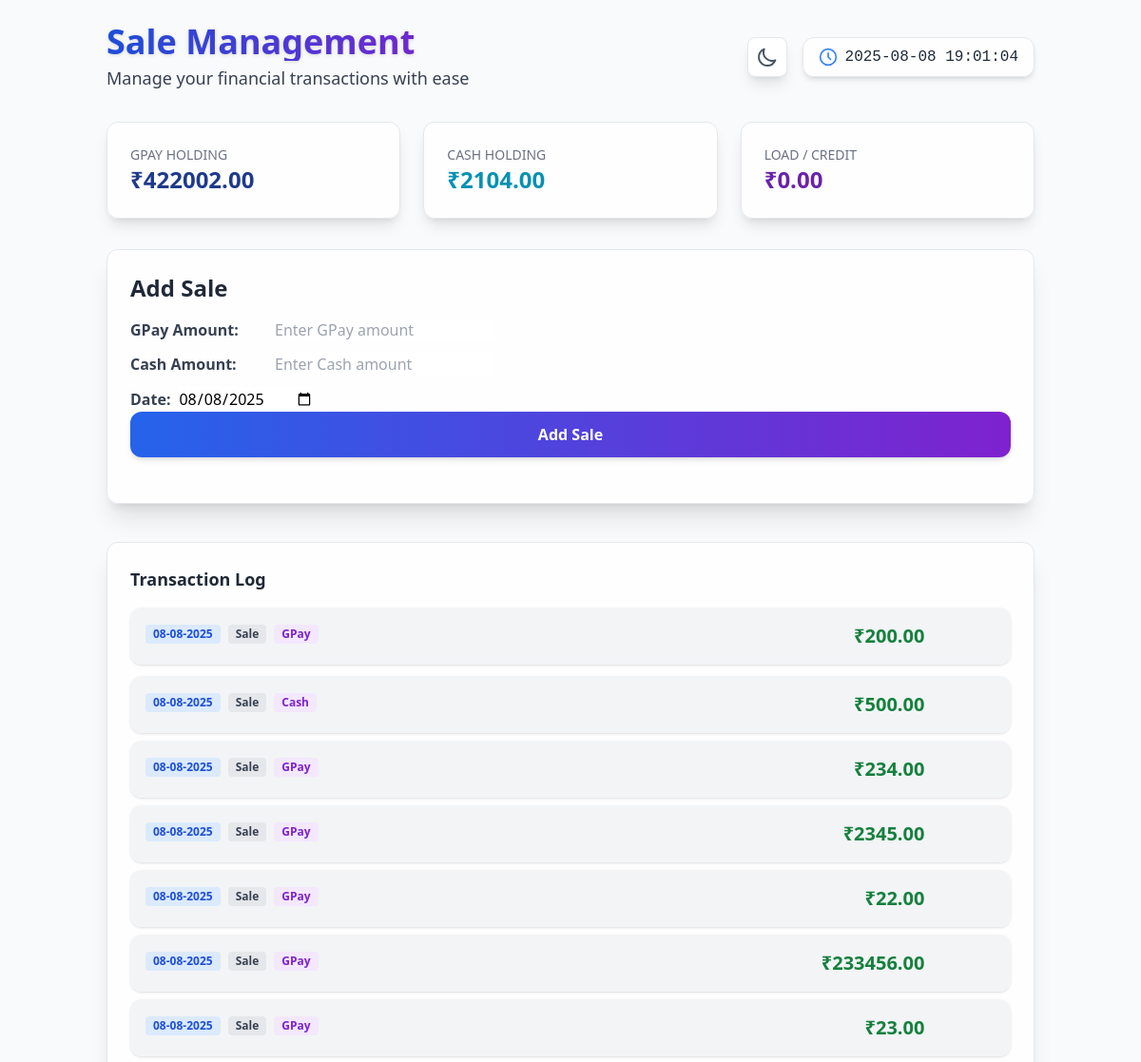
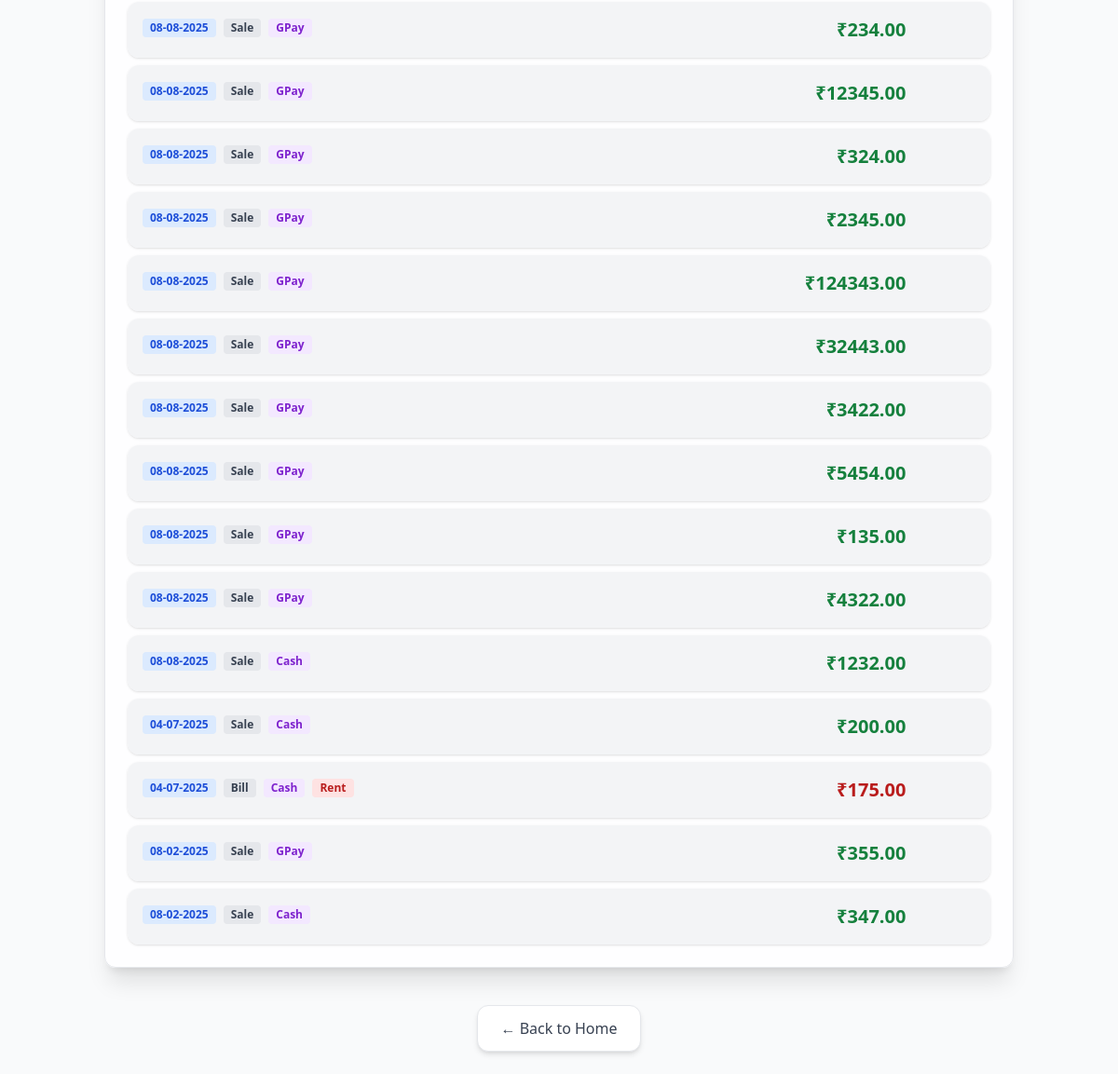
/sales/ (signed in), run on the app's committed database (2 pictures, top to bottom).
### accounts/models.py (models this page shows, shortened)
class Shop(models.Model):
    owner = models.OneToOneField(User, on_delete=models.CASCADE)
    shop_name = models.CharField(max_length=255)
    unique_id = models.CharField(max_length=10, unique=True)
    holding_gpay = models.DecimalField(max_digits=12, decimal_places=2, default=0)
    holding_cash = models.DecimalField(max_digits=12, decimal_places=2, default=0)
    credit = models.DecimalField(max_digits=12, decimal_places=2, default=0)

class Transaction(models.Model):
    TRANSACTION_TYPE_CHOICES = [
        ('sale', 'Sale'),
        ('bill', 'Bill'),
    ]
    PAYMENT_MODE_CHOICES = [
        ('GPay', 'GPay'),
        ('Cash', 'Cash'),
    ]
    shop = models.ForeignKey(Shop, on_delete=models.CASCADE)
    date = models.DateField()
    type = models.CharField(max_length=10, choices=TRANSACTION_TYPE_CHOICES)
    category = models.CharField(max_length=100)
    amount = models.DecimalField(max_digits=10, decimal_places=2)  # <-- ADD THIS LINE
    mode_of_payment = models.CharField(max_length=10, choices=PAYMENT_MODE_CHOICES)

### accounts/views.py (the view)
# urls.py: path('sales/', views.add_sale, name='add_sale'),
@login_required
def add_sale(request):
    try:
        shop = Shop.objects.get(owner=request.user)
    except Shop.DoesNotExist:
        messages.error(request, "You do not have a shop. Please contact admin.")
        return redirect('home')
    if request.method == 'POST':
        form = SaleForm(request.POST)
        if form.is_valid():
            gpay = form.cleaned_data.get('gpay_amount')
            cash = form.cleaned_data.get('cash_amount')
            date = form.cleaned_data.get('date')
            if gpay:
                Transaction.objects.create(
                    shop=shop, date=date, type='sale', category='Sale', amount=gpay, mode_of_payment='GPay'
                )
                shop.holding_gpay += gpay
            if cash:
                Transaction.objects.create(
                    shop=shop, date=date, type='sale', category='Sale', amount=cash, mode_of_payment='Cash'
                )
                shop.holding_cash += cash
            shop.save()
            messages.success(request, "Sale entry added successfully.")
            return redirect('add_sale')
    else:
        form = SaleForm()
    logs = Transaction.objects.filter(shop=shop).order_by('-date')
    total_count = logs.count()
    return render(request, 'accounts/add_sale.html', {
        'form': form,
        'logs': logs,
        'total_count': total_count,
        'now': timezone.now(),
        'shop': shop,
    })

### accounts/forms.py
class SaleForm(forms.Form):
    gpay_amount = forms.DecimalField(
        label="GPay Amount",
        max_digits=10,
        decimal_places=2,
        required=False,
        widget=forms.NumberInput(attrs={'placeholder': 'Enter GPay amount'})
    )
    cash_amount = forms.DecimalField(
        label="Cash Amount",
        max_digits=10,
        decimal_places=2,
        required=False,
        widget=forms.NumberInput(attrs={'placeholder': 'Enter Cash amount'})
    )
    date = forms.DateField(
        label="Date",
        initial=datetime.date.today,
        widget=forms.DateInput(attrs={'type': 'date', 'placeholder': 'Select date'}),
        required=True
    )

### accounts/templates/accounts/add_sale.html (shortened to what this page needs)
<!DOCTYPE html>
<html lang="en" class="light">
<head>
  <script src="https://cdn.tailwindcss.com"></script>
</head>
<body class="min-h-screen bg-gray-50 dark:bg-gray-900 transition-colors duration-300">
  <div class="relative z-10 container mx-auto p-6">
    <div class="flex justify-between items-center mb-8">
      <div>
        <h1 class="text-4xl font-bold text-transparent bg-gradient-to-r from-blue-700 to-purple-700 bg-clip-text drop-shadow">
        </h1>
        <p class="text-gray-700 dark:text-gray-300 text-lg mt-1">Manage your financial transactions with ease</p>
      </div>
      <div class="flex items-center gap-4">
        <button onclick="toggleDarkMode()"
                class="p-2 rounded-lg bg-white dark:bg-gray-800 shadow-lg border border-gray-200 dark:border-gray-700 hover:scale-105 transition-all duration-200">
          <svg class="w-6 h-6 text-gray-600 dark:text-gray-300" fill="none" stroke="currentColor" viewBox="0 0 24 24">
            <path stroke-linecap="round" stroke-linejoin="round" stroke-width="2" d="M20.354 15.354A9 9 0 018.646 3.646 9.003 9.003 0 0012 21a9.003 9.003 0 008.354-5.646z" />
          </svg>
        </button>
        <div class="flex items-center gap-2 bg-white/80 dark:bg-gray-800/80 backdrop-blur-lg px-4 py-2 rounded-xl shadow-md border border-gray-200 dark:border-gray-700">
          <svg class="w-5 h-5 text-blue-500" fill="none" stroke="currentColor" stroke-width="2" viewBox="0 0 24 24">
            <circle cx="12" cy="12" r="10" stroke="currentColor" stroke-width="2" fill="none"/>
            <path stroke-linecap="round" stroke-linejoin="round" d="M12 7v5l3 3" />
          </svg>
          <span id="live-time" class="font-mono text-gray-800 dark:text-gray-200"></span>
        </div>
      </div>
    </div>
    <div class="grid grid-cols-1 md:grid-cols-3 gap-6 mb-8">
      <div class="bg-white/90 dark:bg-gray-800/90 rounded-xl p-6 shadow-lg border border-gray-200 dark:border-gray-700">
        <p class="text-sm text-gray-500 dark:text-gray-400 uppercase">GPay Holding</p>
        <p class="text-2xl font-bold text-blue-900 dark:text-blue-400">₹{{ shop.holding_gpay }}</p>
      </div>
      <div class="bg-white/90 dark:bg-gray-800/90 rounded-xl p-6 shadow-lg border border-gray-200 dark:border-gray-700">
        <p class="text-sm text-gray-500 dark:text-gray-400 uppercase">Cash Holding</p>
        <p class="text-2xl font-bold text-cyan-600 dark:text-cyan-400">₹{{ shop.holding_cash }}</p>
      </div>
      <div class="bg-white/90 dark:bg-gray-800/90 rounded-xl p-6 shadow-lg border border-gray-200 dark:border-gray-700">
        <p class="text-sm text-gray-500 dark:text-gray-400 uppercase">Load / Credit</p>
        <p class="text-2xl font-bold text-purple-800 dark:text-purple-400">₹{{ shop.credit }}</p>
      </div>
    </div>
    <div class="grid grid-cols-1 gap-10">
      <div>
        <div class="bg-white/90 dark:bg-gray-800/90 p-6 rounded-xl shadow-xl border border-gray-200 dark:border-gray-700">
          <h2 class="text-2xl font-bold mb-4 text-gray-800 dark:text-gray-200">Add Sale</h2>
          <form method="post" class="mb-6">
            <div class="space-y-3">
              <div class="flex items-center gap-2">
                <span class="font-semibold w-36 text-gray-700 dark:text-gray-300">GPay Amount:</span>
                {{ form.gpay_amount }}
              </div>
              <div class="flex items-center gap-2">
                <span class="font-semibold w-36 text-gray-700 dark:text-gray-300">Cash Amount:</span>
                {{ form.cash_amount }}
              </div>
              <div class="flex items-center gap-2">
                <span class="font-semibold text-gray-700 dark:text-gray-300">{{ form.date.label_tag }}</span>
                {{ form.date }}
              </div>
            </div>
            <button type="submit"
              class="w-full bg-gradient-to-r from-blue-600 to-purple-700 text-white font-bold py-3 rounded-xl hover:scale-105 shadow-md transition-all duration-300">
              Add Sale
            </button>
          </form>
        </div>
      </div>
      <div>
        <div class="bg-white/90 dark:bg-gray-800/90 p-6 rounded-xl shadow-xl border border-gray-200 dark:border-gray-700">
          <h3 class="text-lg font-bold mb-4 text-gray-800 dark:text-gray-200">Transaction Log</h3>
          <div id="transactions-container" class="space-y-2">
            {% for log in logs %}
              <div id="transaction-{{ log.id }}" class="log-item bg-gradient-to-r from-gray-100 to-gray-100 dark:from-gray-700 dark:to-gray-800 rounded-xl p-4 mb-3 shadow transition hover:scale-[1.01] hover:shadow-lg relative">
                <div class="flex justify-between items-center">
                  <div class="flex flex-wrap items-center gap-2 text-xs text-gray-500 dark:text-gray-400 mb-1">
                    <span class="inline-block px-2 py-0.5 rounded bg-blue-100 dark:bg-blue-900 text-blue-700 dark:text-blue-300 font-semibold">
                      {{ log.date|date:"d-m-Y" }}
                    </span>
                    <span class="inline-block px-2 py-0.5 rounded bg-gray-200 dark:bg-gray-700 text-gray-700 dark:text-gray-300 font-semibold capitalize">
                      {{ log.type }}
                    </span>
                    <span class="inline-block px-2 py-0.5 rounded bg-purple-100 dark:bg-purple-900 text-purple-700 dark:text-purple-300 font-semibold capitalize">
                      {{ log.mode_of_payment }}
                    </span>
                    {% if log.type == 'bill' and log.category %}
                      <span class="inline-block px-2 py-0.5 rounded bg-red-100 dark:bg-red-900 text-red-700 dark:text-red-300 font-semibold capitalize">
                        {{ log.category }}
                      </span>
                    {% endif %}
                  </div>
                  <div class="flex items-center gap-2">
                    <div class="font-bold text-xl {% if log.type == 'sale' %}text-green-700 dark:text-green-400{% else %}text-red-700 dark:text-red-400{% endif %}">
                      ₹{{ log.amount }}
                    </div>
                  </div>
                </div>
              </div>
            {% empty %}
              <p class="text-gray-400 dark:text-gray-500">No sale logs available.</p>
            {% endfor %}
          </div>
        </div>
      </div>
    </div>
    <div class="flex justify-center mt-10">
      <a href="{% url 'home' %}" class="bg-white dark:bg-gray-800 border border-gray-200 dark:border-gray-700 shadow-md px-6 py-3 rounded-xl hover:bg-gray-100 dark:hover:bg-gray-700 hover:scale-110 hover:shadow-lg text-gray-700 dark:text-gray-300 transition">
        ← Back to Home
      </a>
    </div>
  </div>
</body>
</html>

### accounts/templates/accounts/add_sale.html (style rules this page uses)
html, body { height: 100%; overflow-y: auto; }
.log-item { transition: all 0.3s ease; }

### data on the page
Shop: holding_gpay "422002.00", holding_cash "2104.00", credit "0.00"
Transaction: date "08-08-2025", type "Sale", mode_of_payment "GPay", amount "200.00"
Transaction: date "08-08-2025", type "Sale", mode_of_payment "Cash", amount "500.00"
Transaction: date "08-08-2025", type "Sale", mode_of_payment "GPay", amount "234.00"
Transaction: date "08-08-2025", type "Sale", mode_of_payment "GPay", amount "2345.00"
Transaction: date "08-08-2025", type "Sale", mode_of_payment "GPay", amount "22.00"
Transaction: date "08-08-2025", type "Sale", mode_of_payment "GPay", amount "233456.00"
Transaction: date "08-08-2025", type "Sale", mode_of_payment "GPay", amount "23.00"
Transaction: date "08-08-2025", type "Sale", mode_of_payment "GPay", amount "234.00"
Transaction: date "08-08-2025", type "Sale", mode_of_payment "GPay", amount "12345.00"
Transaction: date "08-08-2025", type "Sale", mode_of_payment "GPay", amount "324.00"
Transaction: date "08-08-2025", type "Sale", mode_of_payment "GPay", amount "2345.00"
Transaction: date "08-08-2025", type "Sale", mode_of_payment "GPay", amount "124343.00"
Transaction: date "08-08-2025", type "Sale", mode_of_payment "GPay", amount "32443.00"
Transaction: date "08-08-2025", type "Sale", mode_of_payment "GPay", amount "3422.00"
Transaction: date "08-08-2025", type "Sale", mode_of_payment "GPay", amount "5454.00"
Transaction: date "08-08-2025", type "Sale", mode_of_payment "GPay", amount "135.00"
Transaction: date "08-08-2025", type "Sale", mode_of_payment "GPay", amount "4322.00"
Transaction: date "08-08-2025", type "Sale", mode_of_payment "Cash", amount "1232.00"
Transaction: date "04-07-2025", type "Sale", mode_of_payment "Cash", amount "200.00"
Transaction: date "04-07-2025", type "Bill", mode_of_payment "Cash", category "Rent", amount "175.00"
Transaction: date "08-02-2025", type "Sale", mode_of_payment "GPay", amount "355.00"
Transaction: date "08-02-2025", type "Sale", mode_of_payment "Cash", amount "347.00"
